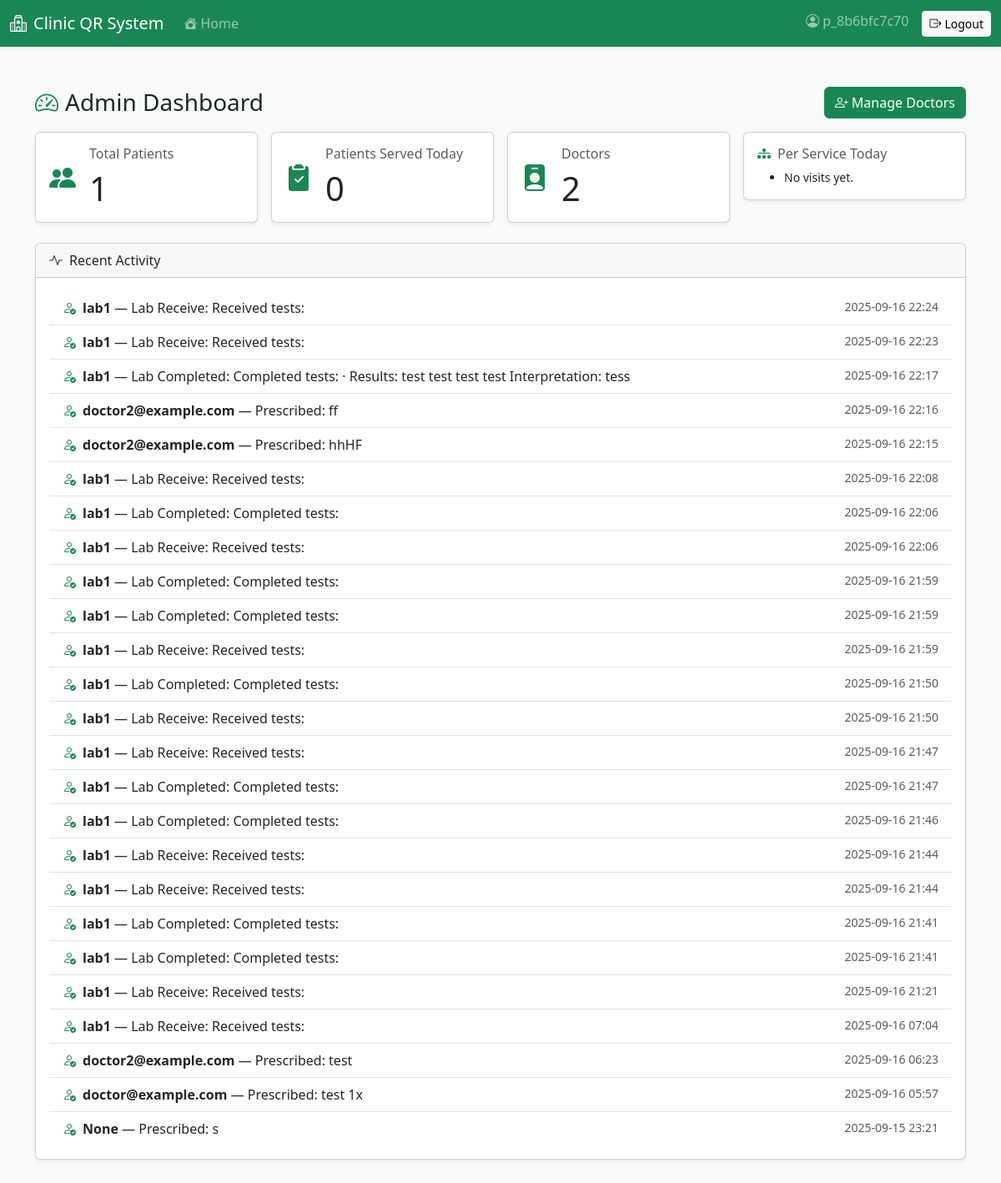
Page /dashboard/ (signed in) on the earlier database version.
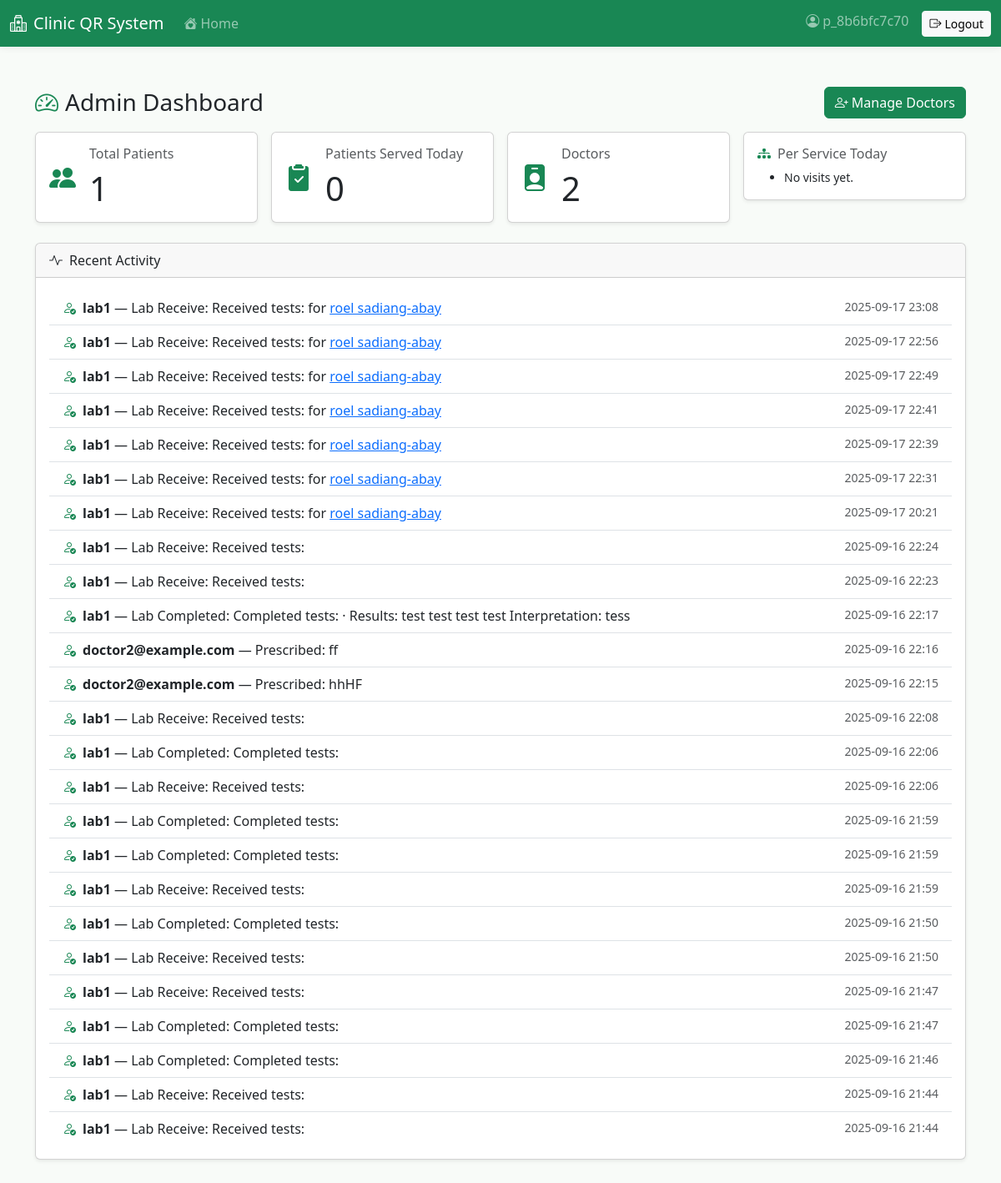
Same page on the later database version.
### dashboard/models.py (models this page shows, shortened)
class ActivityLog(models.Model):
    actor = models.ForeignKey(settings.AUTH_USER_MODEL, on_delete=models.SET_NULL, null=True, related_name='activity_logs')
    verb = models.CharField(max_length=100)
    description = models.TextField()
    patient = models.ForeignKey('patients.Patient', on_delete=models.SET_NULL, null=True, blank=True)
    created_at = models.DateTimeField(auto_now_add=True)
    class Meta:
        ordering = ['-created_at']

### patients/models.py (models this page shows, shortened)
class Patient(models.Model):
    user = models.OneToOneField(User, on_delete=models.SET_NULL, null=True, blank=True, related_name='patient_profile')
    full_name = models.CharField(max_length=255)
    age = models.PositiveIntegerField(validators=[MinValueValidator(0)])
    address = models.TextField()
    contact = models.CharField(max_length=50)
    email = models.EmailField(unique=True)
    patient_code = models.CharField(max_length=20, unique=True)
    qr_code = models.ImageField(upload_to='qr_codes/', blank=True, null=True)
    must_change_password = models.BooleanField(default=False)
    created_at = models.DateTimeField(auto_now_add=True)

### dashboard/views.py (the view)
# urls.py: path('', views.index, name='dashboard_index'),
@login_required
def index(request):
    if not request.user.is_superuser:
        gnames = set(request.user.groups.values_list('name', flat=True))
        if 'Reception' in gnames:
            return redirect('dashboard_reception')
        if 'Doctor' in gnames:
            return redirect('dashboard_doctor')
        if 'Laboratory' in gnames:
            return redirect('dashboard_lab')
        if 'Pharmacy' in gnames:
            return redirect('dashboard_pharmacy')
        if 'Vaccination' in gnames:
            return redirect('dashboard_vaccination')
    now = timezone.localdate()
    total_patients = Patient.objects.count()
    patients_served_today = Visit.objects.filter(timestamp__date=now).values('patient').distinct().count()
    per_service = (
        Visit.objects.filter(timestamp__date=now)
        .values('service')
        .order_by()
        .annotate(count=models.Count('id'))
    )
    try:
        doctor_group = Group.objects.get(name='Doctor')
        num_doctors = doctor_group.user_set.count()
    except Group.DoesNotExist:
        num_doctors = 0
    activity_logs = ActivityLog.objects.select_related('actor', 'patient')[:25]
    context = {
        'total_patients': total_patients,
        'patients_served_today': patients_served_today,
        'per_service': per_service,
        'num_doctors': num_doctors,
        'activity_logs': activity_logs,
    }
    return render(request, 'dashboard/index.html', context)

### dashboard/templates/dashboard/index.html
{% extends 'base.html' %}
{% block content %}
<div class="d-flex justify-content-between align-items-center mb-3">
  <h3 class="mb-0 d-flex align-items-center"><i class="bi bi-speedometer2 text-success me-2"></i>Admin Dashboard</h3>
  <a href="/dashboard/doctors/" class="btn btn-success"><i class="bi bi-person-plus me-1"></i>Manage Doctors</a>
</div>
<div class="row g-3">
  <div class="col-md-3">
    <div class="card shadow-sm">
      <div class="card-body">
        <div class="d-flex align-items-center">
          <i class="bi bi-people-fill text-success fs-2 me-3"></i>
          <div>
            <div class="h6 text-muted">Total Patients</div>
            <div class="display-6">{{ total_patients }}</div>
          </div>
        </div>
      </div>
    </div>
  </div>
  <div class="col-md-3">
    <div class="card shadow-sm">
      <div class="card-body">
        <div class="d-flex align-items-center">
          <i class="bi bi-clipboard2-check-fill text-success fs-2 me-3"></i>
          <div>
            <div class="h6 text-muted">Patients Served Today</div>
            <div class="display-6">{{ patients_served_today }}</div>
          </div>
        </div>
      </div>
    </div>
  </div>
  <div class="col-md-3">
    <div class="card shadow-sm">
      <div class="card-body">
        <div class="d-flex align-items-center">
          <i class="bi bi-person-badge-fill text-success fs-2 me-3"></i>
          <div>
            <div class="h6 text-muted">Doctors</div>
            <div class="display-6">{{ num_doctors }}</div>
          </div>
        </div>
      </div>
    </div>
  </div>
  <div class="col-md-3">
    <div class="card shadow-sm">
      <div class="card-body">
        <div class="h6 text-muted"><i class="bi bi-diagram-3-fill text-success me-2"></i>Per Service Today</div>
        <ul class="mb-0 small">
          {% for row in per_service %}
            <li>{{ row.service }}: {{ row.count }}</li>
          {% empty %}
            <li>No visits yet.</li>
          {% endfor %}
        </ul>
      </div>
    </div>
  </div>
</div>
<div class="card shadow-sm mt-4">
  <div class="card-header"><i class="bi bi-activity me-2"></i>Recent Activity</div>
  <div class="card-body">
    <ul class="list-group list-group-flush">
      {% for a in activity_logs %}
        <li class="list-group-item d-flex justify-content-between">
          <span><i class="bi bi-person-check text-success me-2"></i><strong>{{ a.actor }}</strong> — {{ a.verb }}: {{ a.description }} {% if a.patient %} for <a href="/patients/{{ a.patient.id }}/">{{ a.patient.full_name }}</a>{% endif %}</span>
          <span class="text-muted small">{{ a.created_at|date:'Y-m-d H:i' }}</span>
        </li>
      {% empty %}
        <li class="list-group-item">No activity yet.</li>
      {% endfor %}
    </ul>
  </div>
</div>
{% endblock %}

Differences in the rows shown:
no longer on this page (row unchanged): ActivityLog: actor "lab1", verb "Lab Completed", description "Completed tests:", created_at "2025-09-16 21:41"
no longer on this page (row unchanged): ActivityLog: actor "lab1", verb "Lab Completed", description "Completed tests:", created_at "2025-09-16 21:41"
no longer on this page (row unchanged): ActivityLog: actor "lab1", verb "Lab Receive", description "Received tests:", created_at "2025-09-16 21:21"
no longer on this page (row unchanged): ActivityLog: actor "lab1", verb "Lab Receive", description "Received tests:", created_at "2025-09-16 07:04"
no longer on this page (row unchanged): ActivityLog: actor "doctor2@example.com", verb "Prescribed", description "test", created_at "2025-09-16 06:23"
no longer on this page (row unchanged): ActivityLog: actor "doctor@example.com", verb "Prescribed", description "test 1x", created_at "2025-09-16 05:57"
no longer on this page (row unchanged): ActivityLog: actor "None", verb "Prescribed", description "s", created_at "2025-09-15 23:21"
added ActivityLog: actor "lab1", verb "Lab Receive", description "Received tests:", patient.full_name "roel sadiang-abay", created_at "2025-09-17 23:08"
added ActivityLog: actor "lab1", verb "Lab Receive", description "Received tests:", patient.full_name "roel sadiang-abay", created_at "2025-09-17 22:56"
added ActivityLog: actor "lab1", verb "Lab Receive", description "Received tests:", patient.full_name "roel sadiang-abay", created_at "2025-09-17 22:49"
added ActivityLog: actor "lab1", verb "Lab Receive", description "Received tests:", patient.full_name "roel sadiang-abay", created_at "2025-09-17 22:41"
added ActivityLog: actor "lab1", verb "Lab Receive", description "Received tests:", patient.full_name "roel sadiang-abay", created_at "2025-09-17 22:39"
added ActivityLog: actor "lab1", verb "Lab Receive", description "Received tests:", patient.full_name "roel sadiang-abay", created_at "2025-09-17 22:31"
added ActivityLog: actor "lab1", verb "Lab Receive", description "Received tests:", patient.full_name "roel sadiang-abay", created_at "2025-09-17 20:21"
